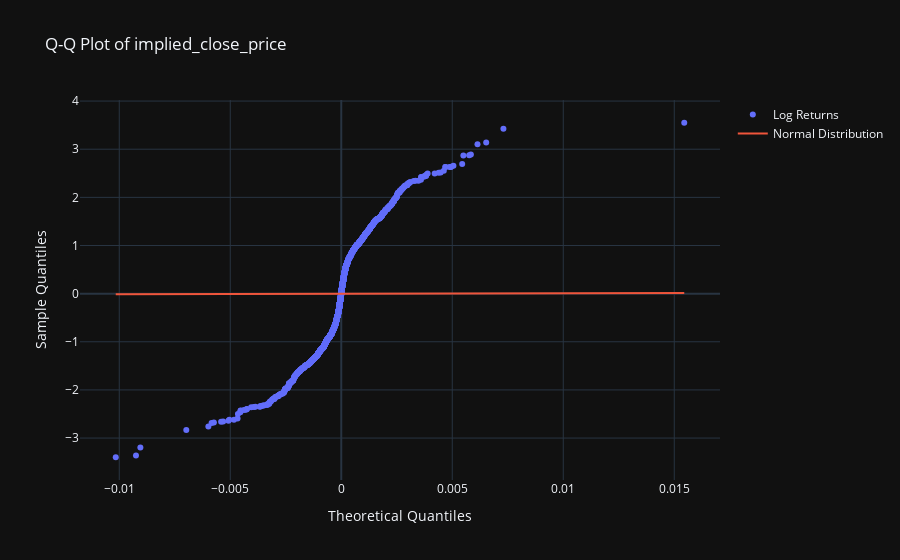
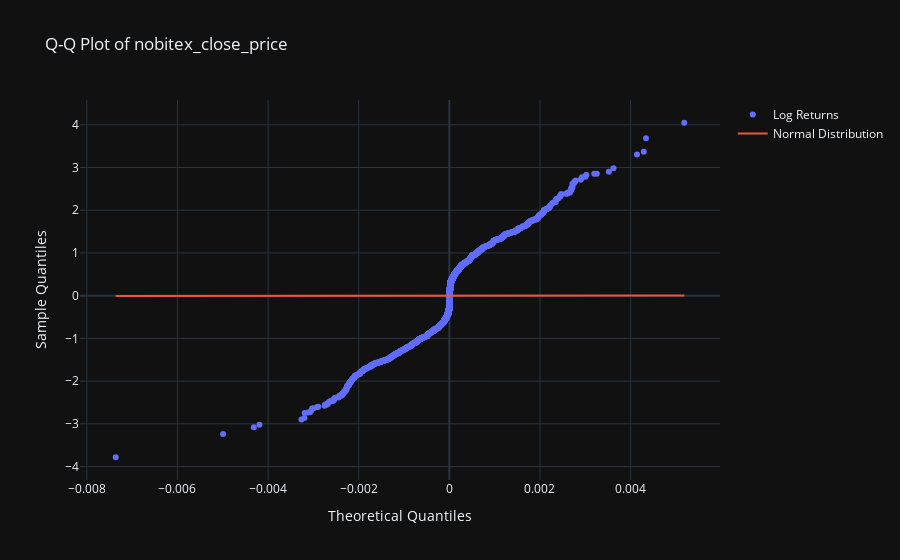
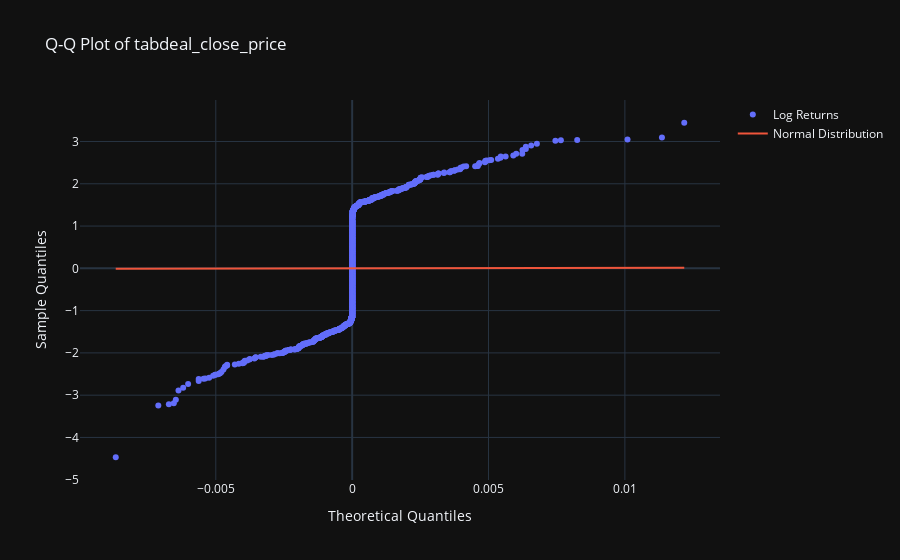
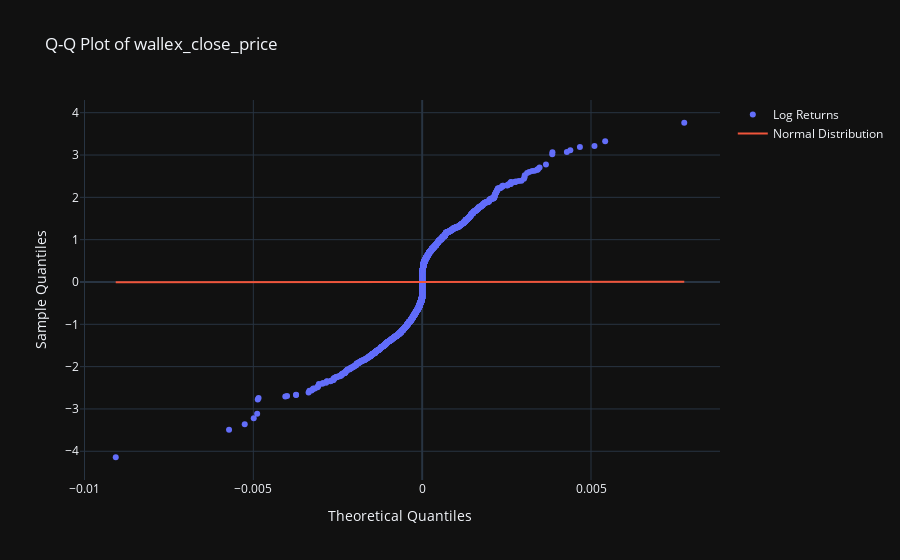

Write notebook code for charts like these, in order.
### Markdown cell above
#### Quantile-Quantile

### Code cell
for col in log_returns.columns:
    fig = go.Figure()
    fig.add_trace(go.Scatter(
        x=np.sort(log_returns[col].dropna()), 
        y=np.sort(norm.rvs(size=len(log_returns[col].dropna()))),
        mode='markers', 
        name='Log Returns'
    ))
    fig.add_trace(go.Scatter(
        x=np.sort(log_returns[col].dropna()), 
        y=np.sort(log_returns[col].dropna()), 
        mode='lines', 
        name='Normal Distribution'
    ))
    fig.update_layout(title=f'Q-Q Plot of {col}', xaxis_title='Theoretical Quantiles', yaxis_title='Sample Quantiles', template='plotly_dark')
    fig.show()

### Figure 1 — Plotly figure (JSON) as saved in the notebook; plotly's stock layout.template omitted (floating-point values rounded to 4 significant figures; data arrays with more than 128 entries replaced by an {"elided": "..."} marker saying what was removed)
{"data": [{"mode": "markers", "name": "Log Returns", "type": "scatter", "x": {"elided": "2999 float values"}, "y": {"elided": "2999 float values"}}, {"mode": "lines", "name": "Normal Distribution", "type": "scatter", "x": {"elided": "2999 float values"}, "y": {"elided": "2999 float values"}}], "layout": {"title": {"text": "Q-Q Plot of implied_close_price"}, "xaxis": {"title": {"text": "Theoretical Quantiles"}}, "yaxis": {"title": {"text": "Sample Quantiles"}}}}

### Figure 2 — Plotly figure (JSON) as saved in the notebook; plotly's stock layout.template omitted (floating-point values rounded to 4 significant figures; data arrays with more than 128 entries replaced by an {"elided": "..."} marker saying what was removed)
{"data": [{"mode": "markers", "name": "Log Returns", "type": "scatter", "x": {"elided": "2999 float values"}, "y": {"elided": "2999 float values"}}, {"mode": "lines", "name": "Normal Distribution", "type": "scatter", "x": {"elided": "2999 float values"}, "y": {"elided": "2999 float values"}}], "layout": {"title": {"text": "Q-Q Plot of nobitex_close_price"}, "xaxis": {"title": {"text": "Theoretical Quantiles"}}, "yaxis": {"title": {"text": "Sample Quantiles"}}}}

### Figure 3 — Plotly figure (JSON) as saved in the notebook; plotly's stock layout.template omitted (floating-point values rounded to 4 significant figures; data arrays with more than 128 entries replaced by an {"elided": "..."} marker saying what was removed)
{"data": [{"mode": "markers", "name": "Log Returns", "type": "scatter", "x": {"elided": "2999 float values"}, "y": {"elided": "2999 float values"}}, {"mode": "lines", "name": "Normal Distribution", "type": "scatter", "x": {"elided": "2999 float values"}, "y": {"elided": "2999 float values"}}], "layout": {"title": {"text": "Q-Q Plot of tabdeal_close_price"}, "xaxis": {"title": {"text": "Theoretical Quantiles"}}, "yaxis": {"title": {"text": "Sample Quantiles"}}}}

### Figure 4 — Plotly figure (JSON) as saved in the notebook; plotly's stock layout.template omitted (floating-point values rounded to 4 significant figures; data arrays with more than 128 entries replaced by an {"elided": "..."} marker saying what was removed)
{"data": [{"mode": "markers", "name": "Log Returns", "type": "scatter", "x": {"elided": "2999 float values"}, "y": {"elided": "2999 float values"}}, {"mode": "lines", "name": "Normal Distribution", "type": "scatter", "x": {"elided": "2999 float values"}, "y": {"elided": "2999 float values"}}], "layout": {"title": {"text": "Q-Q Plot of wallex_close_price"}, "xaxis": {"title": {"text": "Theoretical Quantiles"}}, "yaxis": {"title": {"text": "Sample Quantiles"}}}}
